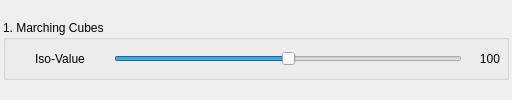
<?xml version="1.0" encoding="UTF-8"?>
<ui version="4.0">
 <class>QMTControlPanel</class>
 <widget class="QWidget" name="QMTControlPanel">
  <property name="geometry">
   <rect>
    <x>0</x>
    <y>0</y>
    <width>512</width>
    <height>100</height>
   </rect>
  </property>
  <property name="minimumSize">
   <size>
    <width>512</width>
    <height>0</height>
   </size>
  </property>
  <property name="maximumSize">
   <size>
    <width>16777215</width>
    <height>16777215</height>
   </size>
  </property>
  <property name="windowTitle">
   <string>Control Panel</string>
  </property>
  <layout class="QVBoxLayout" name="verticalLayout">
   <property name="spacing">
    <number>6</number>
   </property>
   <property name="margin">
    <number>3</number>
   </property>
   <item>
    <widget class="QGroupBox" name="groupBoxIsoValue">
     <property name="minimumSize">
      <size>
       <width>0</width>
       <height>60</height>
      </size>
     </property>
     <property name="maximumSize">
      <size>
       <width>16777215</width>
       <height>60</height>
      </size>
     </property>
     <property name="title">
      <string>1. Marching Cubes</string>
     </property>
     <layout class="QHBoxLayout" name="horizontalLayoutTimeVaryingData">
      <property name="margin">
       <number>6</number>
      </property>
      <item>
       <widget class="QLabel" name="labelIsoValueTooltip">
        <property name="minimumSize">
         <size>
          <width>96</width>
          <height>0</height>
         </size>
        </property>
        <property name="maximumSize">
         <size>
          <width>96</width>
          <height>16777215</height>
         </size>
        </property>
        <property name="text">
         <string>Iso-Value</string>
        </property>
        <property name="alignment">
         <set>Qt::AlignCenter</set>
        </property>
       </widget>
      </item>
      <item>
       <widget class="QSlider" name="horizontalSliderIsoValue">
        <property name="minimum">
         <number>0</number>
        </property>
        <property name="maximum">
         <number>200</number>
        </property>
        <property name="pageStep">
         <number>5</number>
        </property>
        <property name="value">
         <number>100</number>
        </property>
        <property name="orientation">
         <enum>Qt::Horizontal</enum>
        </property>
       </widget>
      </item>
      <item>
       <widget class="QLabel" name="labelIsoValueData">
        <property name="minimumSize">
         <size>
          <width>32</width>
          <height>0</height>
         </size>
        </property>
        <property name="maximumSize">
         <size>
          <width>32</width>
          <height>16777215</height>
         </size>
        </property>
        <property name="text">
         <string>100</string>
        </property>
        <property name="alignment">
         <set>Qt::AlignRight|Qt::AlignTrailing|Qt::AlignVCenter</set>
        </property>
       </widget>
      </item>
     </layout>
    </widget>
   </item>
  </layout>
 </widget>
 <resources/>
 <connections>
  <connection>
   <sender>horizontalSliderIsoValue</sender>
   <signal>valueChanged(int)</signal>
   <receiver>labelIsoValueData</receiver>
   <slot>setNum(int)</slot>
   <hints>
    <hint type="sourcelabel">
     <x>296</x>
     <y>209</y>
    </hint>
    <hint type="destinationlabel">
     <x>500</x>
     <y>209</y>
    </hint>
   </hints>
  </connection>
 </connections>
</ui>
